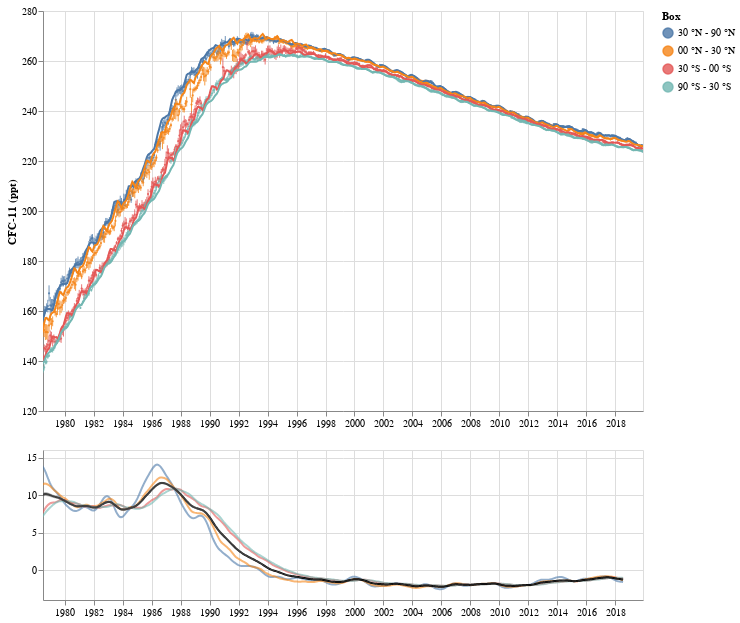

Source (notebook cell):
### Markdown cell above
Mole fraction plot

### Code cell
plot_mf(inv.outputs)

### Figure 1 — Vega-Lite specification as saved in the notebook (floating-point values rounded to 4 significant figures; data arrays with more than 128 entries replaced by an {"elided": "..."} marker saying what was removed)
{"config": {"view": {"continuousWidth": 400, "continuousHeight": 300}}, "vconcat": [{"layer": [{"mark": {"type": "point", "filled": true, "size": 5}, "encoding": {"color": {"type": "nominal", "field": "Box", "sort": ["30 °N - 90 °N", "00 °N - 30 °N", "30 °S - 00 °S", "90 °S - 30 °S"]}, "opacity": {"condition": {"value": 0.8, "selection": "selector001"}, "value": 0.1}, "tooltip": [{"type": "nominal", "field": "Box"}, {"type": "temporal", "field": "Date"}, {"type": "quantitative", "field": "Obs"}], "x": {"type": "temporal", "axis": {"title": null}, "field": "Date", "scale": {"domain": ["1978-07-02T12:00:00", "2019-12-01T14:00:00.000002"]}}, "y": {"type": "quantitative", "field": "Obs", "scale": {"domain": [136.2, 270.4]}, "title": "CFC-11 (ppt)"}}, "selection": {"selector003": {"type": "interval", "bind": "scales", "encodings": ["x", "y"]}, "selector001": {"type": "multi", "fields": ["Box"], "bind": "legend"}, "selector002": {"type": "interval", "bind": "scales", "encodings": ["x"]}}, "transform": [{"calculate": "datum.Obs-datum.Obs_uncertainty", "as": "ymin"}, {"calculate": "datum.Obs+datum.Obs_uncertainty", "as": "ymax"}]}, {"mark": "errorbar", "encoding": {"color": {"type": "nominal", "field": "Box", "sort": ["30 °N - 90 °N", "00 °N - 30 °N", "30 °S - 00 °S", "90 °S - 30 °S"]}, "opacity": {"condition": {"value": 0.8, "selection": "selector001"}, "value": 0.1}, "x": {"type": "temporal", "field": "Date"}, "y": {"type": "quantitative", "field": "ymin", "title": ""}, "y2": {"field": "ymax"}}, "transform": [{"calculate": "datum.Obs-datum.Obs_uncertainty", "as": "ymin"}, {"calculate": "datum.Obs+datum.Obs_uncertainty", "as": "ymax"}]}, {"mark": {"type": "line", "strokeWidth": 2}, "encoding": {"color": {"type": "nominal", "field": "Box", "sort": ["30 °N - 90 °N", "00 °N - 30 °N", "30 °S - 00 °S", "90 °S - 30 °S"]}, "opacity": {"condition": {"value": 1, "selection": "selector001"}, "value": 0.1}, "x": {"type": "temporal", "field": "Date"}, "y": {"type": "quantitative", "field": "Model", "title": ""}}, "transform": [{"calculate": "datum.Obs-datum.Obs_uncertainty", "as": "ymin"}, {"calculate": "datum.Obs+datum.Obs_uncertainty", "as": "ymax"}]}], "data": {"name": "data-45c3c7884ea599f7ac1598335dfd937e"}, "height": 400, "width": 600}, {"layer": [{"data": {"name": "data-5e7ea2398d555cd3c25ec328bfdeb92d"}, "mark": "line", "encoding": {"color": {"type": "nominal", "field": "Box", "sort": ["30 °N - 90 °N", "00 °N - 30 °N", "30 °S - 00 °S", "90 °S - 30 °S"]}, "opacity": {"condition": {"value": 0.6, "selection": "selector001"}, "value": 0.1}, "x": {"type": "temporal", "axis": {"title": null}, "field": "Date", "scale": {"domain": ["1978-07-02T12:00:00", "2019-12-01T14:00:00.000002"]}}, "y": {"type": "quantitative", "field": "GR", "scale": {"domain": [-2.559, 14.05]}, "title": "Growth rate (ppt/yr)"}}, "selection": {"selector004": {"type": "interval", "bind": "scales", "encodings": ["x", "y"]}, "selector001": {"type": "multi", "fields": ["Box"], "bind": "legend"}, "selector002": {"type": "interval", "bind": "scales", "encodings": ["x"]}}}, {"data": {"name": "data-644006cfb899ea2f9ea8995353e1d729"}, "mark": {"type": "line", "color": "black"}, "encoding": {"tooltip": [{"type": "temporal", "field": "Date"}, {"type": "quantitative", "field": "GR_global"}], "x": {"type": "temporal", "field": "Date"}, "y": {"type": "quantitative", "field": "GR_global"}}, "transform": [{"calculate": "datum.GR_global-datum.GR_global_uncertainty", "as": "ymin_gr"}, {"calculate": "datum.GR_global+datum.GR_global_uncertainty", "as": "ymax_gr"}]}, {"data": {"name": "data-644006cfb899ea2f9ea8995353e1d729"}, "mark": {"type": "area", "color": "grey"}, "encoding": {"opacity": {"value": 0.5}, "x": {"type": "temporal", "field": "Date"}, "y": {"type": "quantitative", "field": "ymin_gr", "title": null}, "y2": {"field": "ymax_gr"}}, "transform": [{"calculate": "datum.GR_global-datum.GR_global_uncertainty", "as": "ymin_gr"}, {"calculate": "datum.GR_global+datum.GR_global_uncertainty", "as": "ymax_gr"}]}], "height": 150, "width": 600}], "$schema": "https://vega.github.io/schema/vega-lite/v4.8.1.json", "datasets": {"data-45c3c7884ea599f7ac1598335dfd937e": {"elided": "2160 records"}, "data-5e7ea2398d555cd3c25ec328bfdeb92d": {"elided": "2028 records"}, "data-644006cfb899ea2f9ea8995353e1d729": {"elided": "507 records"}}}
